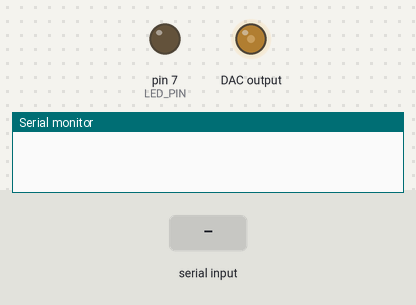
A sketch run on a simulated Arduino Uno, built with avr-gcc and run on an emulated ATmega328P. Parts: output pins drawn as LEDs (lit = HIGH), the last lines printed to the serial monitor. Wiring (inferred from the names in the program): MCP4725 DAC at I2C address 0x60. Dashed ring = blinking. The test bench sets the inputs (shaded band).

Above: at 0.3 s.
At 11.2 s:
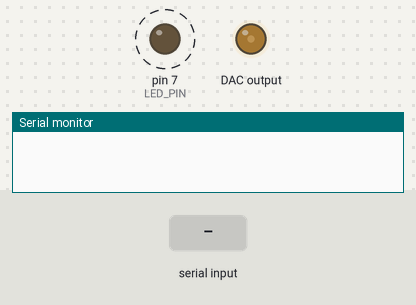
11.3 s: "GETFW\n" received over Serial
13.5 s: "SETPERF\n" received over Serial
15.5 s: "90,45,200\n" received over Serial
At 31.2 s:
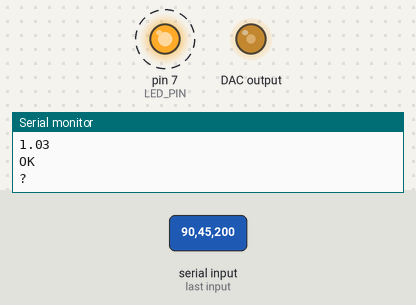
Timing chart, 0 to 62.0 s (numbered marks = the images above; inputs shaded):
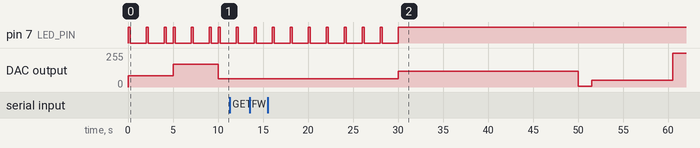

Measured:
- by itself, pin 7 (LED_PIN): alternates HIGH for 0.25 s and LOW for 1.8 s, 15 changes in all, then stays HIGH

The sketch:

spartan_sim.ino
```cpp
/* Simulated Spartan 3 Lite v2 for bench-testing the gauge (spec: Testing,
 * build step 4).
 *
 * Board: any 5 V Arduino (Uno, Nano). 5 V logic matches the real Spartan,
 * so the gauge's dividers see the same levels as in the car.
 *
 *   MCP4725 DAC (VDD 5 V, SDA A4, SCL A5) VOUT -> gauge green input
 *   D7 -> 1 k -> gauge blue input        (heater-status LED line)
 *   TX (D1) -> gauge orange input         (Spartan TX, 5 V, 9600 8N1)
 *   RX (D0) <- gauge yellow (GPIO16)      (Spartan RX)
 *   GND -> gauge ground (the Spartan's black wire) and the ground-sense input
 *
 * Unplug the gauge's UART wires while uploading: D0/D1 are the USB serial.
 *
 * At power-up (reset) it plays the start-up sequencer, 1.666 V for 5 s then
 * 3.333 V for 5 s, then a warm-up with the LED blinking slow, then loops a
 * drive with two passes, a lean-out at full throttle and the lift-off fuel
 * cuts. The LED steps through every pattern. It
 * answers the GET commands the gauge sends at boot and the SET commands
 * from its settings and service screens.
 */
#include <Wire.h>

#define DAC_ADDR 0x60   /* MCP4725 with A0 low; 0x62 on some boards */
#define LED_PIN  7

/* Answers to the boot queries. */
static const char *FW = "1.03";
static const char *HW = "2";
static float lam0 = 0.680f, lam5 = 1.360f;
static int perf = 0, slowheat = 0;

static bool forced = false;     /* SETLINOUT holds the output until reset */
static float forced_v = 0;

/* LED patterns: period and on time in ms; 0/1 steady on, 0/0 off. */
struct pattern { unsigned period, on; };
static const pattern P_STEADY = { 0, 1 }, P_SLOW = { 2000, 250 }, P_FAST = { 500, 250 },
                     P_VSLOW = { 8000, 250 }, P_OFF = { 0, 0 };

/* A drive: duration, lambda (0 = hold volts), volts, LED pattern. */
struct seg { unsigned long ms; float lambda; float volts; pattern led; };
static const seg drive[] = {
  { 20000, 0,    1.20f, P_SLOW   },   /* warm-up, output undocumented */
  { 20000, 1.00f, 0,    P_STEADY },   /* warm idle, closed loop */
  { 1500,  0.70f, 0,    P_STEADY },   /* staging, rich: RICH */
  { 9000,  0.82f, 0,    P_STEADY },   /* clean pass */
  { 6000,  0,    5.00f, P_STEADY },   /* lift: fuel cut, LEAN */
  { 20000, 1.00f, 0,    P_STEADY },
  { 5000,  0.82f, 0,    P_STEADY },   /* second pass... */
  { 600,   1.08f, 0,    P_STEADY },   /* ...leans out: LEAN */
  { 2000,  0.83f, 0,    P_STEADY },
  { 5000,  0,    5.00f, P_STEADY },
  { 3000,  0,    0.00f, P_STEADY },   /* rich rail: RICH */
  { 5000,  1.00f, 0,    P_FAST   },   /* sensor too hot */
  { 5000,  1.00f, 0,    P_STEADY },
  { 12000, 1.00f, 0,    P_VSLOW  },   /* waiting for exhaust heat */
  { 5000,  1.00f, 0,    P_SLOW   },   /* heating */
};
#define N_SEGS (sizeof drive / sizeof drive[0])

static void dac_write(float v)
{
  if (v < 0) v = 0;
  if (v > 5) v = 5;
  unsigned code = (unsigned)(v / 5.0f * 4095.0f + 0.5f);
  Wire.beginTransmission(DAC_ADDR);
  Wire.write((uint8_t)((code >> 8) & 0x0F)); /* fast mode, normal power */
  Wire.write((uint8_t)(code & 0xFF));
  Wire.endTransmission();
}

static float volts_for(float lambda)
{
  return (lambda - lam0) / (lam5 - lam0) * 5.0f;
}

static void led(const pattern &p, unsigned long t)
{
  bool on = p.on && (p.period == 0 || (t % p.period) < p.on);
  digitalWrite(LED_PIN, on ? HIGH : LOW);
}

static void reply(const char *s)
{
  Serial.print(s);
  Serial.print("\r\n");
}

static void reply_f(float v)
{
  Serial.print(v, 3);
  Serial.print("\r\n");
}

static void command(char *c)
{
  for (char *p = c; *p; p++) *p = toupper(*p);
  if (!strcmp(c, "GETFW")) reply(FW);
  else if (!strcmp(c, "GETHW")) reply(HW);
  else if (!strcmp(c, "GETTYPE")) reply("0");
  else if (!strcmp(c, "GETLAMZEROV")) reply_f(lam0);
  else if (!strcmp(c, "GETLAMFIVEV")) reply_f(lam5);
  else if (!strcmp(c, "GETPERF")) { Serial.print(perf); Serial.print("\r\n"); }
  else if (!strcmp(c, "GETSLOWHEAT")) { Serial.print(slowheat); Serial.print("\r\n"); }
  else if (!strncmp(c, "SETPERF", 7)) { perf = atoi(c + 7); reply("OK"); }
  else if (!strncmp(c, "SETSLOWHEAT", 11)) { slowheat = atoi(c + 11); reply("OK"); }
  else if (!strncmp(c, "SETLINOUT", 9)) { forced = true; forced_v = atof(c + 9); reply("OK"); }
  else if (c[0]) reply("?");
}

static void poll_uart()
{
  static char buf[32];
  static uint8_t n;
  while (Serial.available()) {
    char ch = (char)Serial.read();
    if (ch == '\r' || ch == '\n') {
      buf[n] = '\0';
      command(buf);
      n = 0;
    } else if (n + 1 < sizeof buf) {
      buf[n++] = ch;
    }
  }
}

static void hold(unsigned long ms, float v, const pattern &p)
{
  unsigned long start = millis();
  while (millis() - start < ms) {
    unsigned long t = millis() - start;
    dac_write(forced ? forced_v : v);
    led(p, t);
    poll_uart();
    delay(2);
  }
}

void setup()
{
  pinMode(LED_PIN, OUTPUT);
  Serial.begin(9600);
  Wire.begin();
  Wire.setClock(400000);

  /* Start-up output sequencer: the gauge's 2-point calibration. */
  hold(5000, 1.666f, P_SLOW);
  hold(5000, 3.333f, P_SLOW);
}

void loop()
{
  for (unsigned i = 0; i < N_SEGS; i++) {
    const seg &s = drive[i];
    float v = s.lambda > 0 ? volts_for(s.lambda) : s.volts;
    hold(s.ms, v, s.led);
  }
}
```
